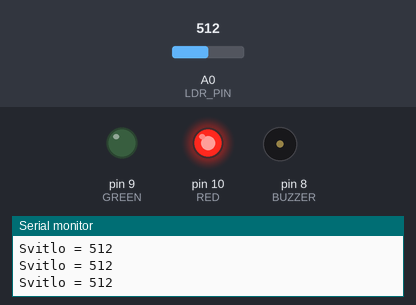
Recording of a sketch running on a simulated Arduino Uno, built with avr-gcc and run on an emulated ATmega328P. Shown: output pins drawn as LEDs (lit = HIGH), buzzer (waves = sounding), the last lines printed to the serial monitor. The inputs (shaded band) are chosen by the test bench; at power-on: A0 (LDR_PIN) = 512.

Above: at 1.3 s.
1.4 s: A0 (LDR_PIN) set to 482
At 2.6 s:
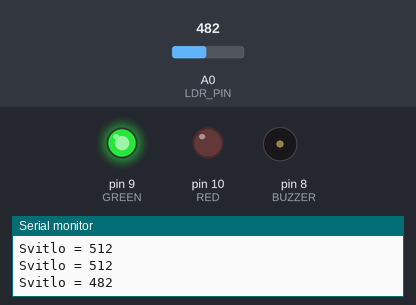
4.4 s: A0 (LDR_PIN) set to 510
At 5.5 s:
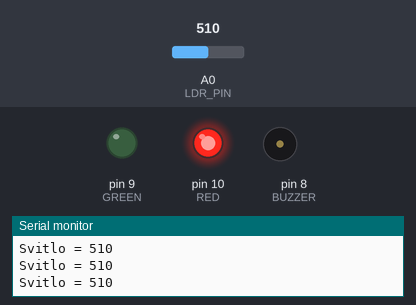
5.9 s: A0 (LDR_PIN) set to 490
At 6.0 s:
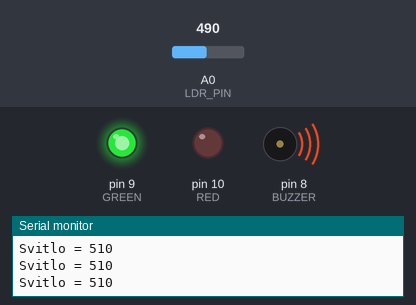
Timing chart, 0 to 8.9 s (numbered marks = the images above; inputs shaded):
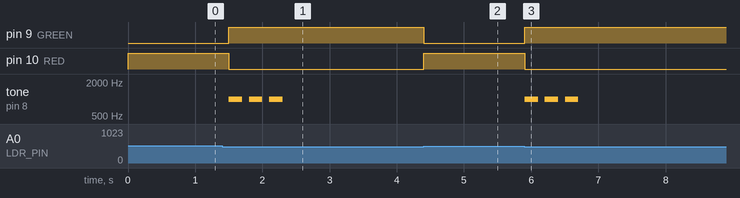

Measured:
- the behaviour switches between 500 and 499 on A0 (LDR_PIN) (found by bisection; images 0 and 1)
- after the input at 1.4 s, pin 9 (GREEN): LOW → HIGH after 0.10 s; pin 10 (RED): HIGH → LOW after 0.10 s; tone on pin 8 (BUZZER): alternates 1000 Hz for 0.20 s and silent for 0.10 s, 6 changes in all, then stays silent, starting after 0.10 s
- after the input at 4.4 s, pin 9 (GREEN): HIGH → LOW at once; pin 10 (RED): LOW → HIGH at once
- after the input at 5.9 s, pin 9 (GREEN): LOW → HIGH at once; pin 10 (RED): HIGH → LOW at once; tone on pin 8 (BUZZER): alternates 1000 Hz for 0.20 s and silent for 0.10 s, 6 changes in all, then stays silent, starting at once

The sketch:

sketch.ino
```cpp
// ПЗ №3. Вуличне освітлення зі сповіщенням про сутінки
const int LDR_PIN = A0;     // середня точка дільника
const int RED     = 10;     // денний режим
const int GREEN   = 9;      // нічний режим
const int BUZZER  = 8;
const int THRESHOLD = 500;  // нижче цього значення ніч

bool night = false;

void dayMode() {
  digitalWrite(RED, HIGH);
  digitalWrite(GREEN, LOW);
  noTone(BUZZER);
}

void nightMode() {
  digitalWrite(RED, LOW);
  digitalWrite(GREEN, HIGH);
  for (int i = 0; i < 3; i++) {  // три сигнали один раз
    tone(BUZZER, 1000);
    delay(200);
    noTone(BUZZER);
    delay(100);
  }
}

void setup() {
  pinMode(RED, OUTPUT);
  pinMode(GREEN, OUTPUT);
  pinMode(BUZZER, OUTPUT);
  Serial.begin(9600);
  dayMode();
}

void loop() {
  int light = analogRead(LDR_PIN);
  bool nowNight = light < THRESHOLD;

  if (nowNight && !night) {        // настали сутінки
    night = true;
    nightMode();
  } else if (!nowNight && night) { // знову день
    night = false;
    dayMode();
  }

  Serial.print("Svitlo = ");
  Serial.println(light);
  delay(500);
}
```
